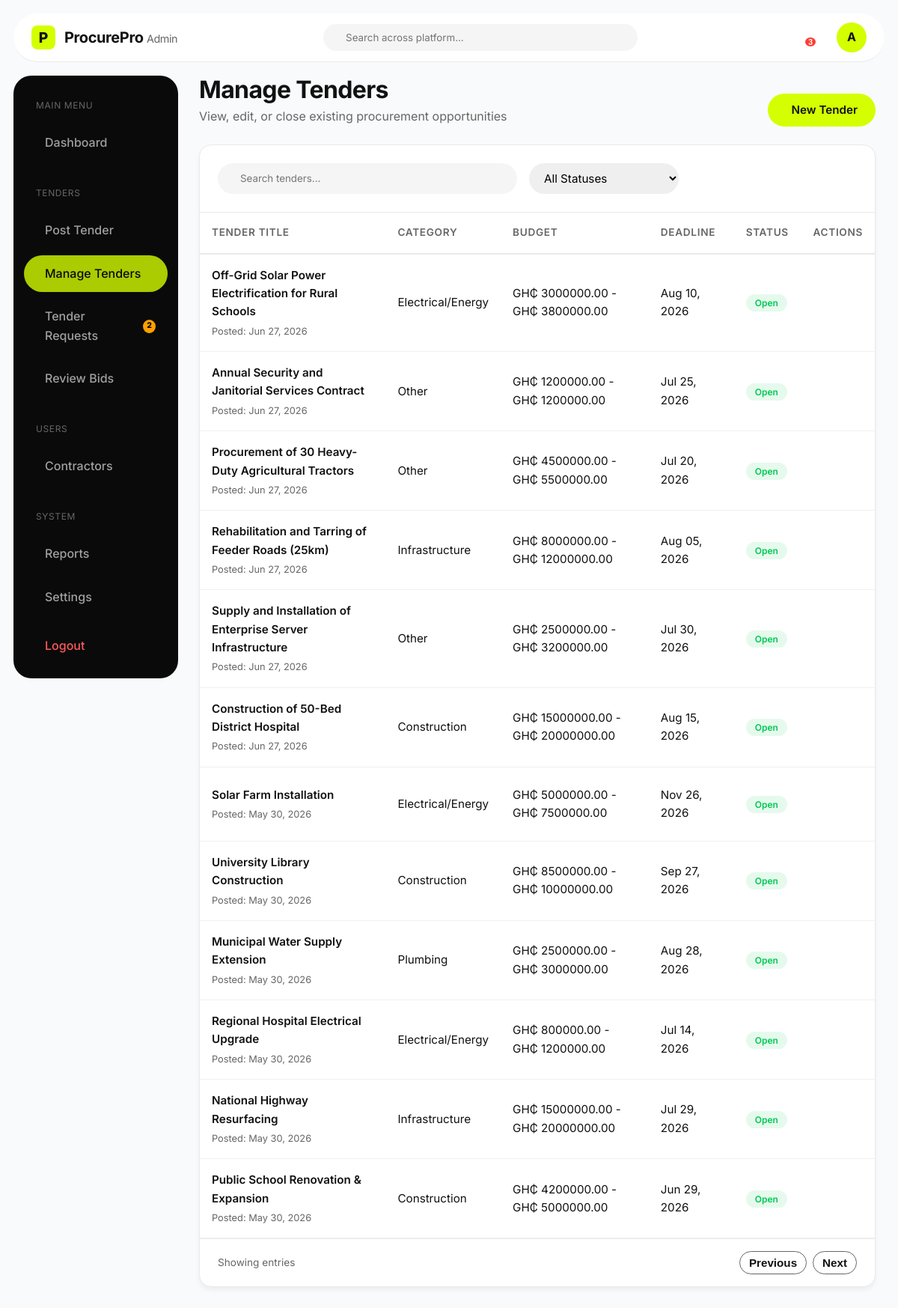
The page /admin-manage-tenders/ (signed in) on the database its author committed.
### procurement/models.py (models this page shows, shortened)
class Tender(models.Model):
    class Status(models.TextChoices):
        OPEN = 'OPEN', _('Open')
        CLOSED = 'CLOSED', _('Closed')
        DRAFT = 'DRAFT', _('Draft')
    class Category(models.TextChoices):
        CONSTRUCTION = 'CONSTRUCTION', _('Construction')
        INFRASTRUCTURE = 'INFRASTRUCTURE', _('Infrastructure')
        ELECTRICAL = 'ELECTRICAL', _('Electrical/Energy')
        PLUMBING = 'PLUMBING', _('Plumbing')
        OTHER = 'OTHER', _('Other')
    admin = models.ForeignKey(AdminProfile, on_delete=models.SET_NULL, null=True, related_name='tenders_posted')
    title = models.CharField(max_length=255)
    description = models.TextField()
    location = models.CharField(max_length=255)
    budget_min = models.DecimalField(max_length=15, decimal_places=2, max_digits=15, null=True, blank=True)
    budget_max = models.DecimalField(max_length=15, decimal_places=2, max_digits=15, null=True, blank=True)
    category = models.CharField(max_length=50, choices=Category.choices)
    deadline = models.DateTimeField()
    status = models.CharField(max_length=20, choices=Status.choices, default=Status.DRAFT)
    created_at = models.DateTimeField(auto_now_add=True)
    updated_at = models.DateTimeField(auto_now=True)

### procurement/views.py (the view)
# urls.py: path('admin-manage-tenders/', views.admin_manage_tenders_view, name='admin_manage_tenders'),
@login_required
def admin_manage_tenders_view(request):
    from django.core.paginator import Paginator
    if not request.user.is_admin():
        return redirect('dashboard')
    tenders_list = Tender.objects.all().order_by('-created_at')
    paginator = Paginator(tenders_list, 25)  # Show 25 tenders per page
    page_number = request.GET.get('page', 1)
    page = paginator.get_page(page_number)
    context = {
        'tenders': page,
        'page_obj': page
    }
    return render(request, 'procurement/admin_manage_tenders.html', context)

### procurement/models.py (called while the page is built)
    def is_admin(self):
        return self.role == self.Role.ADMIN and (self.is_staff or self.is_superuser)

### templates/procurement/admin_manage_tenders.html (shortened to what this page needs)
{% load static %}
<!DOCTYPE html>
<html lang="en">
<head>
    <link rel="stylesheet" href="{% static 'css/styles.css' %}">
</head>
<body class="dashboard-body admin-mode">
    <nav class="dash-top-nav admin-top-nav">
        <a href="{% url "home" %}" class="logo dash-logo">
            <div class="logo-icon">P</div>
            <span class="logo-text admin-logo-text">ProcurePro <span style="font-weight: 400; color: var(--text-muted); font-size: 0.9rem;">Admin</span></span>
        </a>
        <div class="dash-search admin-search">
            <input type="text" placeholder="Search across platform...">
        </div>
        <div class="dash-user-actions">
            <div class="notification-wrapper">
    <button class="notification-bell" id="notificationBtn">
        <span class="notification-badge">3</span>
    </button>
</div>
            <a href="{% url 'settings' %}" class="user-avatar" style="text-decoration: none; display: flex; align-items: center; justify-content: center;" style="background-color: var(--dark-bg); color: white;">A</a>
        </div>
    </nav>
    <div class="dash-layout">
        <aside class="dash-sidebar admin-sidebar">
            <div class="dash-nav">
                <p style="color: var(--text-muted); font-size: 0.75rem; text-transform: uppercase; letter-spacing: 0.05em; margin: 12px 16px 8px;">Main Menu</p>
                <a href="{% url 'admin_dashboard' %}" class="dash-nav-item admin-nav-item">
                    <span>Dashboard</span>
                </a>
                <p style="color: var(--text-muted); font-size: 0.75rem; text-transform: uppercase; letter-spacing: 0.05em; margin: 24px 16px 8px;">Tenders</p>
                <a href="{% url 'admin_post_tender' %}" class="dash-nav-item admin-nav-item">
                    <span>Post Tender</span>
                </a>
                <a href="{% url 'admin_manage_tenders' %}" class="dash-nav-item admin-nav-item active">
                    <span>Manage Tenders</span>
                </a>
                <a href="{% url 'admin_tender_requests' %}" class="dash-nav-item admin-nav-item">
                    <span>Tender Requests</span>
                    {% if pending_requests_count > 0 %}
                    <span style="background: #FFA000; color: #000; border-radius: 50%; width: 18px; height: 18px; font-size: 0.65rem; display: flex; align-items: center; justify-content: center; margin-left: auto; font-weight: 800;">{{ pending_requests_count }}</span>
                    {% endif %}
                </a>
                <a href="{% url 'admin_review_bids' %}" class="dash-nav-item admin-nav-item">
                    <span>Review Bids</span>
                </a>
                <p style="color: var(--text-muted); font-size: 0.75rem; text-transform: uppercase; letter-spacing: 0.05em; margin: 24px 16px 8px;">Users</p>
                <a href="{% url 'admin_contractors' %}" class="dash-nav-item admin-nav-item">
                    <span>Contractors</span>
                </a>
                <p style="color: var(--text-muted); font-size: 0.75rem; text-transform: uppercase; letter-spacing: 0.05em; margin: 24px 16px 8px;">System</p>
                <a href="{% url 'admin_reports' %}" class="dash-nav-item admin-nav-item">
                    <span>Reports</span>
                </a>
                <a href="{% url 'settings' %}" class="dash-nav-item admin-nav-item">
                    <span>Settings</span>
                </a>
            </div>
            <div class="dash-nav mt-4">
                <a href="{% url 'logout' %}" class="dash-nav-item logout">
                    <span>Logout</span>
                </a>
            </div>
        </aside>
        <main class="dash-main">
            <div class="dash-header" style="display: flex; justify-content: space-between; align-items: flex-end;">
                <div>
                    <h1 style="color: var(--text-main);">Manage Tenders</h1>
                    <p>View, edit, or close existing procurement opportunities</p>
                </div>
                <a href="{% url 'admin_post_tender' %}" class="btn btn-primary">
                     New Tender
                </a>
            </div>
            <div class="content-card" style="padding: 0; overflow: hidden;">
                <div style="padding: 24px; border-bottom: 1px solid #EAEAEA; display: flex; gap: 16px;">
                    <div class="dash-search admin-search" style="flex: 1; max-width: 400px; width: auto; margin: 0;">
                        <input type="text" placeholder="Search tenders...">
                    </div>
                    <select class="form-input" style="width: 200px; padding: 10px 16px; border-radius: var(--radius-pill);">
                        <option value="all">All Statuses</option>
                    </select>
                </div>
                <div style="overflow-x: auto;">
                    <table class="admin-table">
                        <thead>
                            <tr>
                                <th>Tender Title</th>
                                <th>Category</th>
                                <th>Budget</th>
                                <th>Deadline</th>
                                <th>Status</th>
                                <th style="text-align: right;">Actions</th>
                            </tr>
                        </thead>
                        <tbody>
                            {% for tender in tenders %}
                            <tr>
                                <td>
                                    <div style="font-weight: 600; color: var(--text-main);">{{ tender.title }}</div>
                                    <div style="font-size: 0.8rem; color: var(--text-muted); margin-top: 4px;">Posted: {{ tender.created_at|date:"M d, Y" }}</div>
                                </td>
                                <td>{{ tender.get_category_display }}</td>
                                <td>GH₵ {{ tender.budget_min|default:"TBD" }} - GH₵ {{ tender.budget_max|default:"TBD" }}</td>
                                <td>{{ tender.deadline|date:"M d, Y" }}</td>
                                <td>
                                    {% if tender.status == 'OPEN' %}
                                    <span class="badge-outline badge-outline-green">Open</span>
                                    {% elif tender.status == 'CLOSED' %}
                                    <span class="badge-outline badge-outline-yellow" style="color: var(--text-muted); border-color: #EAEAEA; background-color: #F5F5F5;">Closed</span>
                                    {% else %}
                                    <span class="badge-outline badge-outline-yellow" style="color: #1976D2; background-color: rgba(25, 118, 210, 0.1);">Draft</span>
                                    {% endif %}
                                </td>
                                <td style="text-align: right;">
                                    <a href="{% url 'project_details' tender.pk %}" class="action-icon" title="View"></a>
                                    <a href="#" class="action-icon danger" title="Delete"></a>
                                </td>
                            </tr>
                            {% endfor %}
                        </tbody>
                    </table>
                </div>
                <div style="padding: 16px 24px; border-top: 1px solid #EAEAEA; display: flex; justify-content: space-between; align-items: center; color: var(--text-muted); font-size: 0.85rem;">
                    <div>Showing {{ tenders.count }} entries</div>
                    <div style="display: flex; gap: 8px;">
                        <button class="btn btn-outline" style="padding: 6px 12px;" disabled>Previous</button>
                        <button class="btn btn-outline" style="padding: 6px 12px;" disabled>Next</button>
                    </div>
                </div>
            </div>
        </main>
    </div>
</body>
</html>

### templates/procurement/admin_manage_tenders.html (style rules this page uses)
.admin-sidebar { background-color: #0A0A0A; }
.admin-nav-item.active { background-color: #AACC00; color: #0A0A0A; }
.admin-top-nav { border-bottom: 1px solid #EAEAEA; background-color: white; box-shadow: none; color: var(--text-main); }
.admin-logo-text { color: var(--text-main); }
.admin-search { background-color: #F5F5F5; }
.admin-search input { color: var(--text-main); }
.dashboard-body.admin-mode { background-color: #F9FAFB; }
.admin-table { width: 100%; border-collapse: collapse; }
.admin-table th { padding: 16px; text-align: left; font-weight: 600; color: var(--text-muted); border-bottom: 2px solid #EAEAEA; font-size: 0.85rem; text-transform: uppercase; letter-spacing: 0.05em; }
.admin-table td { padding: 16px; border-bottom: 1px solid #F0F0F0; font-size: 0.95rem; vertical-align: middle; }
.action-icon { display: inline-flex; align-items: center; justify-content: center; width: 32px; height: 32px; border-radius: 8px; color: var(--text-muted); transition: all 0.2s; cursor: pointer; text-decoration: none; }

### rows shown on the page
Tender: title "Off-Grid Solar Power Electrification for Rural Schools", created_at "Jun 27, 2026", category "Electrical/Energy", budget_min "3000000.00", budget_max "3800000.00", deadline "Aug 10, 2026", status "Open"
Tender: title "Annual Security and Janitorial Services Contract", created_at "Jun 27, 2026", category "Other", budget_min "1200000.00", budget_max "1200000.00", deadline "Jul 25, 2026", status "Open"
Tender: title "Procurement of 30 Heavy-Duty Agricultural Tractors", created_at "Jun 27, 2026", category "Other", budget_min "4500000.00", budget_max "5500000.00", deadline "Jul 20, 2026", status "Open"
Tender: title "Rehabilitation and Tarring of Feeder Roads (25km)", created_at "Jun 27, 2026", category "Infrastructure", budget_min "8000000.00", budget_max "12000000.00", deadline "Aug 05, 2026", status "Open"
Tender: title "Supply and Installation of Enterprise Server Infrastructure", created_at "Jun 27, 2026", category "Other", budget_min "2500000.00", budget_max "3200000.00", deadline "Jul 30, 2026", status "Open"
Tender: title "Construction of 50-Bed District Hospital", created_at "Jun 27, 2026", category "Construction", budget_min "15000000.00", budget_max "20000000.00", deadline "Aug 15, 2026", status "Open"
Tender: title "Solar Farm Installation", created_at "May 30, 2026", category "Electrical/Energy", budget_min "5000000.00", budget_max "7500000.00", deadline "Nov 26, 2026", status "Open"
Tender: title "University Library Construction", created_at "May 30, 2026", category "Construction", budget_min "8500000.00", budget_max "10000000.00", deadline "Sep 27, 2026", status "Open"
Tender: title "Municipal Water Supply Extension", created_at "May 30, 2026", category "Plumbing", budget_min "2500000.00", budget_max "3000000.00", deadline "Aug 28, 2026", status "Open"
Tender: title "Regional Hospital Electrical Upgrade", created_at "May 30, 2026", category "Electrical/Energy", budget_min "800000.00", budget_max "1200000.00", deadline "Jul 14, 2026", status "Open"
Tender: title "National Highway Resurfacing", created_at "May 30, 2026", category "Infrastructure", budget_min "15000000.00", budget_max "20000000.00", deadline "Jul 29, 2026", status "Open"
Tender: title "Public School Renovation & Expansion", created_at "May 30, 2026", category "Construction", budget_min "4200000.00", budget_max "5000000.00", deadline "Jun 29, 2026", status "Open"

### other values the page prints
{{ pending_requests_count }} "2"
